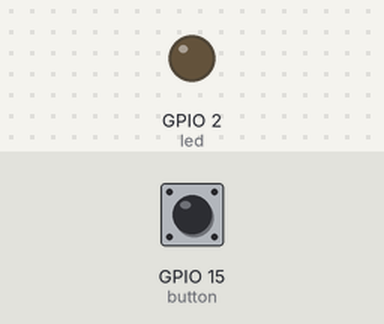
A program run on a simulated ESP32 board running MicroPython. On the bench: output pins drawn as LEDs (lit = HIGH). The test bench sets the inputs (shaded band); at power-on: GPIO 15 (button) LOW.

Above: at 1.2 s.
1.3 s: GPIO 15 (button) pulled HIGH for 0.15 s
At 1.4 s:
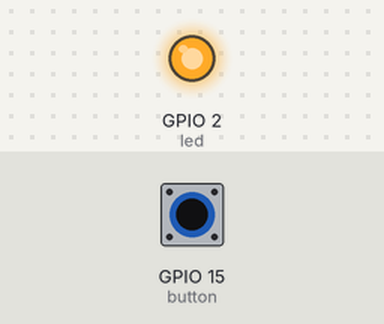
3.0 s: GPIO 15 (button) pulled HIGH for 3.2 s
At 6.9 s:
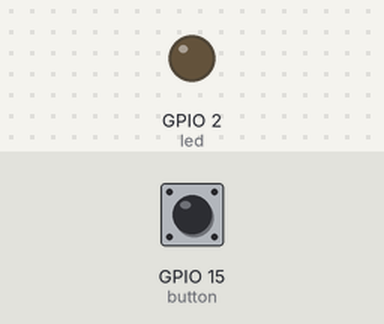
Timing chart, 0 to 8.4 s (numbered marks = the images above; inputs shaded):
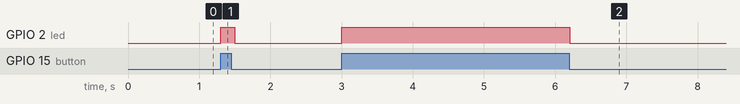

The program:

main.py
```python
# https://randomnerdtutorials.com/esp32-esp8266-digital-inputs-digital-outputs-micropython/

from machine import Pin, ADC, PWM
from time import sleep

DELAY_SEC = 0.1

led = Pin(2, Pin.OUT)
button = Pin(15, Pin.IN)

while True:
    button_state = button.value()
    led.value(button_state)

    sleep(DELAY_SEC)
```

Measured:
- after the input at 1.3 s, GPIO 2 (led): LOW → HIGH at once, → LOW 0.20 s later
- after the input at 3.0 s, GPIO 2 (led): LOW → HIGH at once, → LOW 3.2 s later
